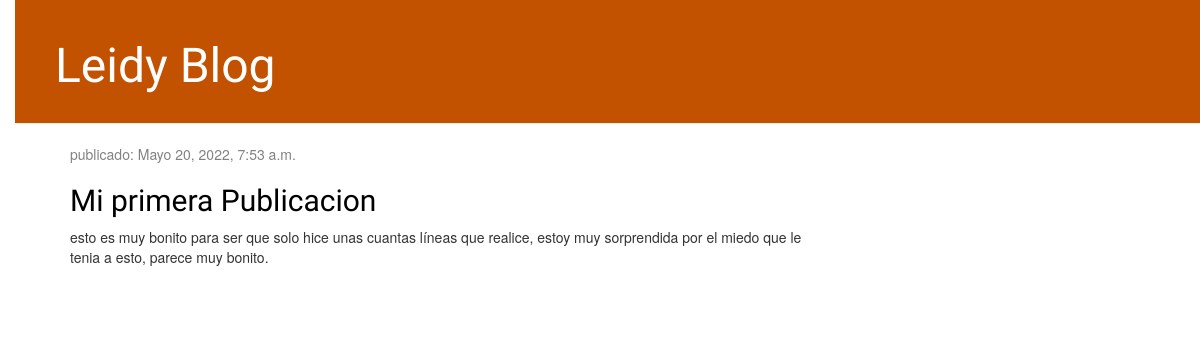
The app's page /, older data.
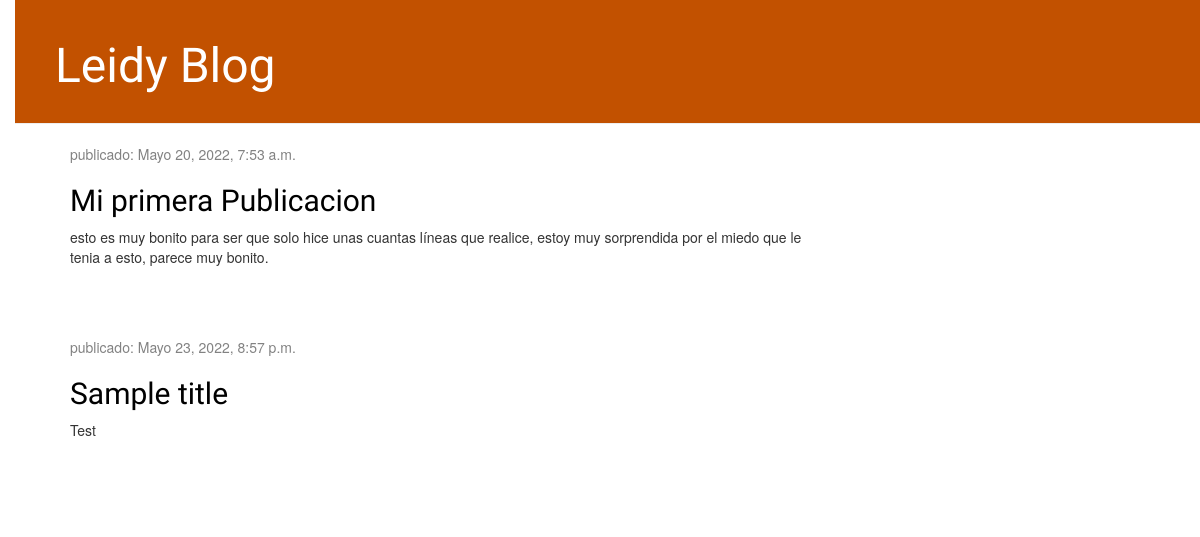
The same page, newer data.
### blog/models.py (models this page shows, shortened)
class Post(models.Model):
    autor = models.ForeignKey(settings.AUTH_USER_MODEL, on_delete=models.CASCADE)
    titulo = models.CharField(max_length=200)
    texto = models.TextField()
    fecha_creacion = models.DateTimeField(default=timezone.now)
    fecha_publicacion = models.DateTimeField(blank=True, null=True)

### blog/views.py (the view)
# urls.py: path('', views.post_list, name='post_list'),
def post_list(request):
    posts = Post.objects.filter(fecha_publicacion__lte=timezone.now()).order_by('fecha_publicacion')
    return render(request, 'blog/post_list.html', {'posts':posts})

### blog/templates/blog/post_list.html
      {% extends 'blog/base.html' %}
        {% block content %}
            {% for post in posts %}
                <div class="post">
                    <div class="date">
                        <p>publicado: {{ post.fecha_publicacion }}</p>
                    </div>
                    <h2><a href="{% url 'post_detail' pk=post.pk %}">{{ post.titulo}}</a></h2>
                    <p>{{ post.texto|linebreaksbr }}</p>
                </div>
            {% endfor %}
        {% endblock %}

Row changes from the older to the newer data that the page shows:
added Post: fecha_publicacion "Mayo 23, 2022, 8:57 p.m.", titulo "Sample title", texto "Test"
